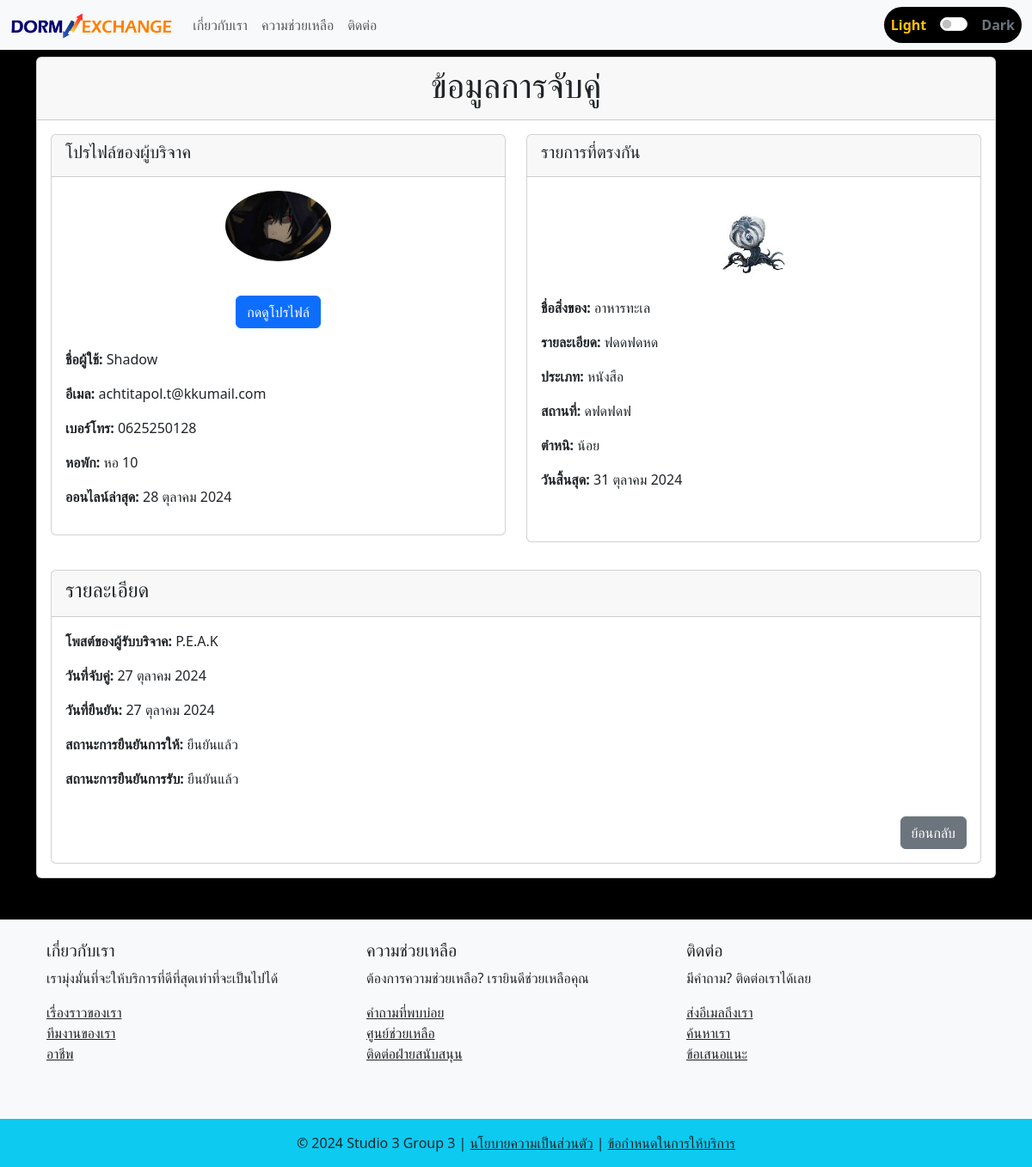
The app's page /match_info_receiver/20/ with its own data.
### myapp/models.py (models this page shows, shortened)
class MatchPost(models.Model):
    match_ID = models.AutoField(primary_key=True)
    giver_post = models.ForeignKey(PostGiver, on_delete=models.CASCADE)
    receiver_post = models.ForeignKey(PostReceiver, on_delete=models.CASCADE)
    match_date = models.DateTimeField(default=timezone.now)
    confirmation_date = models.DateTimeField(null=True, blank=True)
    is_giver_confirm = models.BooleanField(default=False)
    is_receiver_confirm = models.BooleanField(default=False)

class PostGiver(models.Model):
    post_ID = models.AutoField(primary_key=True)
    stuff_name = models.CharField(max_length=50)
    categories = models.CharField(max_length=50, choices=CATEGORIES)
    stuff_picture = models.ImageField(upload_to="stuff_picture/", blank=True, null=True)
    description = models.TextField()
    defect = models.CharField(max_length=50, choices=DEFECT)
    user_profile = models.ForeignKey(UserProfile, on_delete=models.CASCADE)
    place = models.TextField()
    date_limit = models.DateField()
    created_at = models.DateTimeField(default=timezone.now)
    updated_at = models.DateTimeField(auto_now=True)
    is_matched = models.BooleanField(default=False)
    is_confirm = models.BooleanField(default=False)

class UserProfile(models.Model):
    user = models.OneToOneField(User, on_delete=models.CASCADE, related_name="profile")
    profile_picture = models.ImageField(
        upload_to="profile_pictures/", blank=True, null=True
    )
    dorm = models.CharField(max_length=100)
    phone_number = models.IntegerField()
    student_ID = models.IntegerField()

class PostReceiver(models.Model):
    post_ID = models.AutoField(primary_key=True)
    stuff_name = models.CharField(max_length=50)
    categories = models.CharField(max_length=50, choices=CATEGORIES)
    description = models.TextField()
    defect = models.CharField(max_length=50, choices=DEFECT)
    user_profile = models.ForeignKey(UserProfile, on_delete=models.CASCADE)
    place = models.TextField()
    date_limit = models.DateField()
    created_at = models.DateTimeField(default=timezone.now)
    updated_at = models.DateTimeField(auto_now=True)
    is_matched = models.BooleanField(default=False)
    is_confirm = models.BooleanField(default=False)

### myapp/views.py (the view)
# urls.py: path('match_info_receiver/<int:match_id>/', views.match_info_receiver, name='match_info_receiver'),
def match_info_receiver(request, match_id):
    match = get_object_or_404(MatchPost, match_ID=match_id)
    context = {
        'match': match,
    }
    return render(request, 'myweb/match_info_receiver.html', context)

### myapp/templatetags/form_tags.py (called while the page is built)
@register.filter
def date_thai(date):
    if not date:
        return ""
    return f"{date.day} {MONTHS_TH[date.month - 1]} {date.year}"

### myapp/templates/myweb/match_info_receiver.html (shortened to what this page needs)
{% extends 'myweb/base.html' %}
{% load static %}
{% load form_tags %}
{% block background_style %}
background-color: rgba(0, 0, 0);
{% endblock %}
{% block content %}
<div class="card mt-2">
    <div class="card-header text-center">
        <h1>ข้อมูลการจับคู่</h1>
    </div>
    <div class="card-body">
        <div class="row">
            <div class="col-md-6 mb-4">
                <div class="card h-100">
                    <div class="card-header">
                        <h5>โปรไฟล์ของผู้บริจาค</h5>
                    </div>
                    <div class="card-body">
                        <div class="text-center">
                            {% if match.giver_post.user_profile.profile_picture %}
                                <img src="{{ match.giver_post.user_profile.profile_picture.url }}"
                                     alt="Profile Picture"
                                     class="img-fluid rounded-circle profile-img"
                                     style="max-width: 25%;">
                            {% else %}
                                <img src="{% static 'images/default_stuff.png' %}"
                                     alt="Default Picture"
                                     class="img-fluid profile-img"
                                     style="max-width: 25%;">
                            {% endif %}
                        </div>
                        <div class="text-center mb-4 mt-4">
                            <a href="{% url 'profile' match.giver_post.user_profile.id %}"
                               class="btn btn-primary mt-3">กดดูโปรไฟล์</a>
                        </div>
                        <p><strong>ชื่อผู้ใช้:</strong> {{ match.giver_post.user_profile.user.username }}</p>
                        <p><strong>อีเมล:</strong> {{ match.giver_post.user_profile.user.email }}</p>
                        <p><strong>เบอร์โทร:</strong> 0{{ match.giver_post.user_profile.phone_number }}</p>
                        <p><strong>หอพัก:</strong> {{ match.giver_post.user_profile.dorm }}</p>
                        <p><strong>ออนไลน์ล่าสุด:</strong> {{ match.giver_post.user_profile.user.last_login|date_thai }}</p>
                    </div>
                </div>
            </div>
            <div class="col-md-6 mb-3">
                <div class="card h-100">
                    <div class="card-header">
                        <h5>รายการที่ตรงกัน</h5>
                    </div>
                    <div class="card-body">
                        <div class="text-center">
                            {% if match.giver_post.stuff_picture %}
                                <img src="{{ match.giver_post.stuff_picture.url }}"
                                     alt="Stuff Picture"
                                     class="img-fluid item-img"
                                     style="max-width: 25%;">
                            {% else %}
                                <img src="{% static 'images/default_stuff.png' %}"
                                     alt="Default Stuff Picture"
                                     class="img-fluid item-img"
                                     style="max-width: 25%;">
                            {% endif %}
                        </div>
                        <p><strong>ชื่อสิ่งของ:</strong> {{ match.giver_post.stuff_name }}</p>
                        <p><strong>รายละเอียด:</strong> {{ match.giver_post.description }}</p>
                        <p><strong>ประเภท:</strong> {{ match.giver_post.categories }}</p>
                        <p><strong>สถานที่:</strong> {{ match.giver_post.place }}</p>
                        <p><strong>ตำหนิ:</strong> {{ match.giver_post.defect }}</p>
                        <p><strong>วันสิ้นสุด:</strong> {{ match.giver_post.date_limit|date_thai }}</p>
                    </div>
                </div>
            </div>
        </div>
    </div>
    <div class="card mx-3 mb-3">
        <div class="card-header">
            <h4>รายละเอียด</h4>
        </div>
        <div class="card-body">
            <p><strong>โพสต์ของผู้รับบริจาค:</strong> {{ match.receiver_post.user_profile.user.username }}</p>
            <p><strong>วันที่จับคู่:</strong> {{ match.match_date|date_thai }}</p>
            <p><strong>วันที่ยืนยัน:</strong>
                {% if match.confirmation_date %}
                    {{ match.confirmation_date|date_thai }}
                {% else %}
                    ยังไม่มีการยืนยัน
                {% endif %}
            </p>
            <p><strong>สถานะการยืนยันการให้:</strong>
                {% if match.is_giver_confirm %}
                    ยืนยันแล้ว
                {% else %}
                    ยังไม่ยืนยัน
                {% endif %}
            </p>
            <p><strong>สถานะการยืนยันการรับ:</strong>
                {% if match.is_receiver_confirm %}
                    ยืนยันแล้ว
                {% else %}
                    ยังไม่ยืนยัน
                {% endif %}
            </p>
            <div class="text-end">
                <a href="javascript:history.back()" class="btn btn-secondary mt-3">ย้อนกลับ</a>
            </div>
        </div>
    </div>
</div>
{% endblock %}

### myapp/templates/myweb/base.html (style rules this page uses)
body { transition: background-color 0.6s ease, color 0.6s ease; }
a { transition: color 0.5s ease; }

### records on screen
MatchPost: giver_post.user_profile.profile_picture (picture), giver_post.user_profile.user.username "Shadow", giver_post.user_profile.user.email "achtitapol.t@kkumail.com", giver_post.user_profile.phone_number "625250128", giver_post.user_profile.dorm "หอ 10", giver_post.user_profile.user.last_login "28 ตุลาคม 2024", giver_post.stuff_picture (picture), giver_post.stuff_name "อาหารทะเล", giver_post.description "ฟดดฟดหด", giver_post.categories "หนังสือ", giver_post.place "ดฟดฟดฟ", giver_post.defect "น้อย", giver_post.date_limit "31 ตุลาคม 2024", receiver_post.user_profile.user.username "P.E.A.K", match_date "27 ตุลาคม 2024", confirmation_date "27 ตุลาคม 2024"
